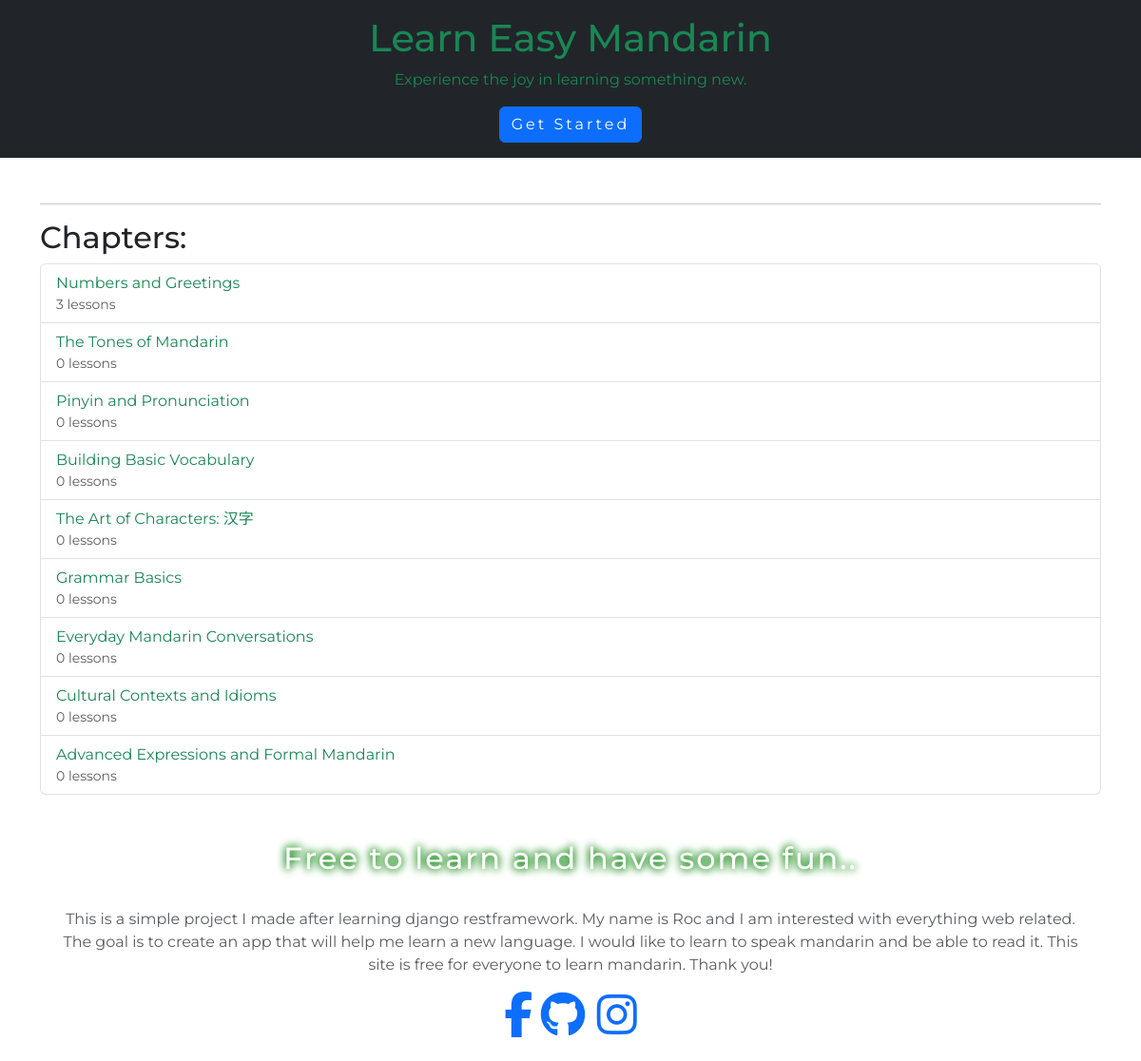
The page / on the database its author committed.
### apps/models.py (models this page shows, shortened)
class Chapter(models.Model):
    id = models.AutoField(primary_key=True)
    title = models.CharField(max_length=255)
    description = models.TextField(blank=True, null=True)

### apps/views.py (the view)
# urls.py: path('', views.home, name='home'),
def home(request):
    chapters = Chapter.objects.prefetch_related('lessons__flashcards', 'lessons__quizzes')
    return render(request, 'apps/home.html', {'chapters': chapters})

### apps/templates/apps/home.html
{% extends "apps/base.html" %}
{% block content %}
<nav class=" text-center text-success d-flex align-items-center justify-content-center pt-3 pb-3 bg-dark">
    <div>
        <h1>Learn Easy Mandarin</h1>
        <p>Experience the joy in learning something new.</p>
        {% if user.is_authenticated %}
            <p class="text-success">Hi, {{ user.username }}</p>
            <a href="{% url 'logout' %}" class="btn btn-danger">Logout</a>
            {% if user.is_staff %}
            <a href="{% url 'admin:index' %}" class="btn btn-warning">Admin</a>
            {% endif %}
        {% else %}
            <a href="{% url 'login' %}" class="btn btn-primary" style="letter-spacing: 3px;">Get Started</a>
        {% endif %}
    </div>
</nav>
<div class="container mt-5">
    <hr>
    <div style="text-align: left;">
        <h2>Chapters:</h2>
        <div class="list-group">
            {% for chapter in chapters %}
            <a href="{% url 'chapter_detail' chapter.id %}" class="list-group-item list-group-item-action text-success">
                {{ chapter.title }}
                <small class="d-block text-muted">{{ chapter.lessons.count }} lessons</small>
            </a>
            {% empty %}
            <p>No chapters found.</p>
            {% endfor %}
        </div>
  </div>
</div>
<div class="home" id="home">
    <div class="container mt-5">
        <div class="text-muted text-center">
            <div class="container">
                <div class="jumbotron">
                    <h1 class="h1-home">Free to learn and have some fun..</h1><br>
                    <p>This is a simple project I made after learning django restframework. My name is Roc and I am interested with everything web related.
                        The goal is to create an app that will help me learn a new language. I would like to learn to speak mandarin and be able to read it.
                        This site is free for everyone to learn mandarin. Thank you!
                    </p>
                    <a href="#" class="text-gray"><i class="fab fa-facebook-f fa-3x "></i></a>&nbsp;
                    <a href="https://github.com/onepagewebapp" class="text-gray"><i class="fab fa-github fa-3x mr-5 ml-5"></i></a>&nbsp;&nbsp;
                    <a href="https://www.instagram.com/raket.ph_roc/profilecard/?igsh=eXlja2d0Z3ZlMzky" class="text-gray">
                        <i class="fab fa-instagram fa-3x mr-5"></i>
                    </a>
                </div>
            </div>
        </div>
    </div>
</div>
<br>
{% endblock %}

### apps/templates/apps/base.html (shortened to what this page needs)
{% load static %}
<!DOCTYPE html>
<html lang="en">
<head>
    <link href="https://cdn.jsdelivr.net/npm/bootstrap-icons/font/bootstrap-icons.css" rel="stylesheet">
    <link href="https://cdn.jsdelivr.net/npm/bootstrap@5.3.3/dist/css/bootstrap.min.css" rel="stylesheet">
    <link rel="stylesheet" href="https://cdnjs.cloudflare.com/ajax/libs/font-awesome/6.4.2/css/all.min.css">
    <link rel="stylesheet" href="{% static 'css/styles.css' %}">
</head>
<body>
    {% block content %}{% endblock %}
    <link href="https://cdn.jsdelivr.net/npm/aos@2.3.4/dist/aos.css" rel="stylesheet">
</body>
</html>

### static/css/styles.css (style rules this page uses)
body { margin: 0; padding: 0; font-family: 'Montserrat', sans-serif; }
.h1-home { margin-top: 20px; letter-spacing: 2px; font-size: 2em; color: white; text-shadow: 0 0 10px green, 0 0 10px green, 0 0 20px white, 0 0 30px white; position: relative; animation: drop-down 2s ease-out; }
.container { text-align: center; color: dark; }

### rows shown on the page
Chapter: title "Numbers and Greetings", lessons.count "3"
Chapter: title "The Tones of Mandarin", lessons.count "0"
Chapter: title "Pinyin and Pronunciation", lessons.count "0"
Chapter: title "Building Basic Vocabulary", lessons.count "0"
Chapter: title "The Art of Characters: 汉字", lessons.count "0"
Chapter: title "Grammar Basics", lessons.count "0"
Chapter: title "Everyday Mandarin Conversations", lessons.count "0"
Chapter: title "Cultural Contexts and Idioms", lessons.count "0"
Chapter: title "Advanced Expressions and Formal Mandarin", lessons.count "0"
